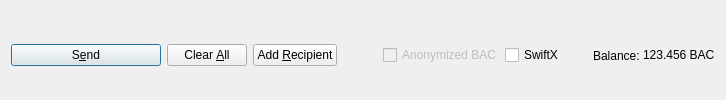
         <widget class="QFrame" name="frame_Send">
          <layout class="QHBoxLayout" name="horizontalLayout">
           <property name="bottomMargin">
            <number>0</number>
           </property>
           <item>
            <widget class="QPushButton" name="sendButton">
             <property name="minimumSize">
              <size>
               <width>150</width>
               <height>0</height>
              </size>
             </property>
             <property name="toolTip">
              <string>Confirm the send action</string>
             </property>
             <property name="text">
              <string>S&amp;end</string>
             </property>
             <property name="icon">
              <iconset resource="../bitalley.qrc">
               <normaloff>:/icons/send</normaloff>:/icons/send</iconset>
             </property>
             <property name="autoDefault">
              <bool>false</bool>
             </property>
             <property name="default">
              <bool>true</bool>
             </property>
            </widget>
           </item>
           <item>
            <widget class="QPushButton" name="clearButton">
             <property name="sizePolicy">
              <sizepolicy hsizetype="Minimum" vsizetype="Fixed">
               <horstretch>0</horstretch>
               <verstretch>0</verstretch>
              </sizepolicy>
             </property>
             <property name="toolTip">
              <string>Clear all fields of the form.</string>
             </property>
             <property name="text">
              <string>Clear &amp;All</string>
             </property>
             <!-- <property name="icon">
              <iconset resource="../bitalley.qrc">
               <normaloff>:/icons/remove</normaloff>:/icons/remove</iconset>
             </property> -->
             <property name="autoDefault">
              <bool>false</bool>
             </property>
            </widget>
           </item>
           <item>
            <widget class="QPushButton" name="addButton">
             <property name="toolTip">
              <string>Send to multiple recipients at once</string>
             </property>
             <property name="text">
              <string>Add &amp;Recipient</string>
             </property>
             <!-- <property name="icon">
              <iconset resource="../bitalley.qrc">
               <normaloff>:/icons/add</normaloff>:/icons/add</iconset>
             </property> -->
             <property name="autoDefault">
              <bool>false</bool>
             </property>
            </widget>
           </item>
           <item>
            <spacer name="horizontalSpacer">
             <property name="orientation">
              <enum>Qt::Horizontal</enum>
             </property>
             <property name="sizeHint" stdset="0">
              <size>
               <width>40</width>
               <height>20</height>
              </size>
             </property>
            </spacer>
           </item>
           <item>
            <layout class="QHBoxLayout" name="horizontalLayout_2">
             <property name="spacing">
              <number>3</number>
             </property>
             <item>
              <widget class="QCheckBox" name="checkzBAC">
               <property name="enabled">
                <bool>false</bool>
               </property>
               <property name="text">
                <string>Anonymized BAC</string>
               </property>
              </widget>
             </item>
             <item>
              <widget class="QCheckBox" name="checkSwiftTX">
               <property name="enabled">
                <bool>true</bool>
               </property>
               <property name="minimumSize">
                <size>
                 <width>85</width>
                 <height>0</height>
                </size>
               </property>
               <property name="text">
                <string>SwiftX</string>
               </property>
              </widget>
             </item>
             <item>
              <widget class="QLabel" name="label">
               <property name="text">
                <string>Balance:</string>
               </property>
              </widget>
             </item>
             <item>
              <widget class="QLabel" name="labelBalance">
               <property name="sizePolicy">
                <sizepolicy hsizetype="Preferred" vsizetype="Fixed">
                 <horstretch>0</horstretch>
                 <verstretch>0</verstretch>
                </sizepolicy>
               </property>
               <property name="cursor">
                <cursorShape>IBeamCursor</cursorShape>
               </property>
               <property name="text">
                <string notr="true">123.456 BAC</string>
               </property>
               <property name="textInteractionFlags">
                <set>Qt::LinksAccessibleByMouse|Qt::TextSelectableByKeyboard|Qt::TextSelectableByMouse</set>
               </property>
              </widget>
             </item>
            </layout>
           </item>
          </layout>
         </widget>
